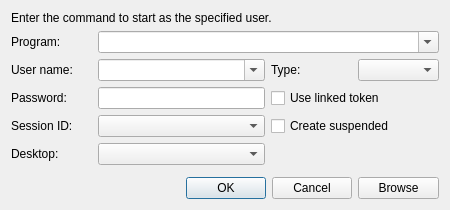
<?xml version="1.0" encoding="UTF-8"?>
<ui version="4.0">
 <class>RunAsDialog</class>
 <widget class="QWidget" name="RunAsDialog">
  <property name="geometry">
   <rect>
    <x>0</x>
    <y>0</y>
    <width>450</width>
    <height>210</height>
   </rect>
  </property>
  <property name="sizePolicy">
   <sizepolicy hsizetype="Preferred" vsizetype="Preferred">
    <horstretch>0</horstretch>
    <verstretch>0</verstretch>
   </sizepolicy>
  </property>
  <property name="minimumSize">
   <size>
    <width>450</width>
    <height>210</height>
   </size>
  </property>
  <property name="maximumSize">
   <size>
    <width>16777215</width>
    <height>16777215</height>
   </size>
  </property>
  <property name="windowTitle">
   <string>Create new Service</string>
  </property>
  <layout class="QGridLayout" name="gridLayout_2">
   <item row="0" column="0">
    <layout class="QGridLayout" name="gridLayout">
     <item row="8" column="0" colspan="4">
      <widget class="QDialogButtonBox" name="buttonBox">
       <property name="standardButtons">
        <set>QDialogButtonBox::Cancel|QDialogButtonBox::Ok</set>
       </property>
      </widget>
     </item>
     <item row="5" column="0">
      <widget class="QLabel" name="label_5">
       <property name="text">
        <string>Session ID:</string>
       </property>
      </widget>
     </item>
     <item row="4" column="1" colspan="2">
      <widget class="QLineEdit" name="password">
       <property name="echoMode">
        <enum>QLineEdit::Password</enum>
       </property>
      </widget>
     </item>
     <item row="4" column="0">
      <widget class="QLabel" name="label_4">
       <property name="text">
        <string>Password:</string>
       </property>
      </widget>
     </item>
     <item row="4" column="3" colspan="2">
      <widget class="QCheckBox" name="useToken">
       <property name="text">
        <string>Use linked token</string>
       </property>
      </widget>
     </item>
     <item row="3" column="4">
      <widget class="QComboBox" name="loginType"/>
     </item>
     <item row="2" column="0">
      <widget class="QLabel" name="label_2">
       <property name="text">
        <string>Program:</string>
       </property>
      </widget>
     </item>
     <item row="8" column="4">
      <widget class="QPushButton" name="browseBtn">
       <property name="text">
        <string>Browse</string>
       </property>
      </widget>
     </item>
     <item row="6" column="1" colspan="2">
      <widget class="QComboBox" name="desktop"/>
     </item>
     <item row="5" column="1" colspan="2">
      <widget class="QComboBox" name="session"/>
     </item>
     <item row="3" column="0">
      <widget class="QLabel" name="label_3">
       <property name="text">
        <string>User name:</string>
       </property>
      </widget>
     </item>
     <item row="3" column="1" colspan="2">
      <widget class="QComboBox" name="userName">
       <property name="editable">
        <bool>true</bool>
       </property>
      </widget>
     </item>
     <item row="3" column="3">
      <widget class="QLabel" name="label_7">
       <property name="text">
        <string>Type:</string>
       </property>
      </widget>
     </item>
     <item row="1" column="0" colspan="5">
      <widget class="QLabel" name="label">
       <property name="text">
        <string>Enter the command to start as the specified user.</string>
       </property>
      </widget>
     </item>
     <item row="6" column="0">
      <widget class="QLabel" name="label_6">
       <property name="text">
        <string>Desktop:</string>
       </property>
      </widget>
     </item>
     <item row="5" column="3" colspan="2">
      <widget class="QCheckBox" name="suspended">
       <property name="text">
        <string>Create suspended</string>
       </property>
      </widget>
     </item>
     <item row="2" column="1" colspan="4">
      <widget class="QComboBox" name="binaryPath">
       <property name="editable">
        <bool>true</bool>
       </property>
      </widget>
     </item>
     <item row="7" column="1">
      <spacer name="verticalSpacer">
       <property name="orientation">
        <enum>Qt::Vertical</enum>
       </property>
       <property name="sizeHint" stdset="0">
        <size>
         <width>20</width>
         <height>40</height>
        </size>
       </property>
      </spacer>
     </item>
    </layout>
   </item>
  </layout>
 </widget>
 <resources/>
 <connections/>
</ui>
